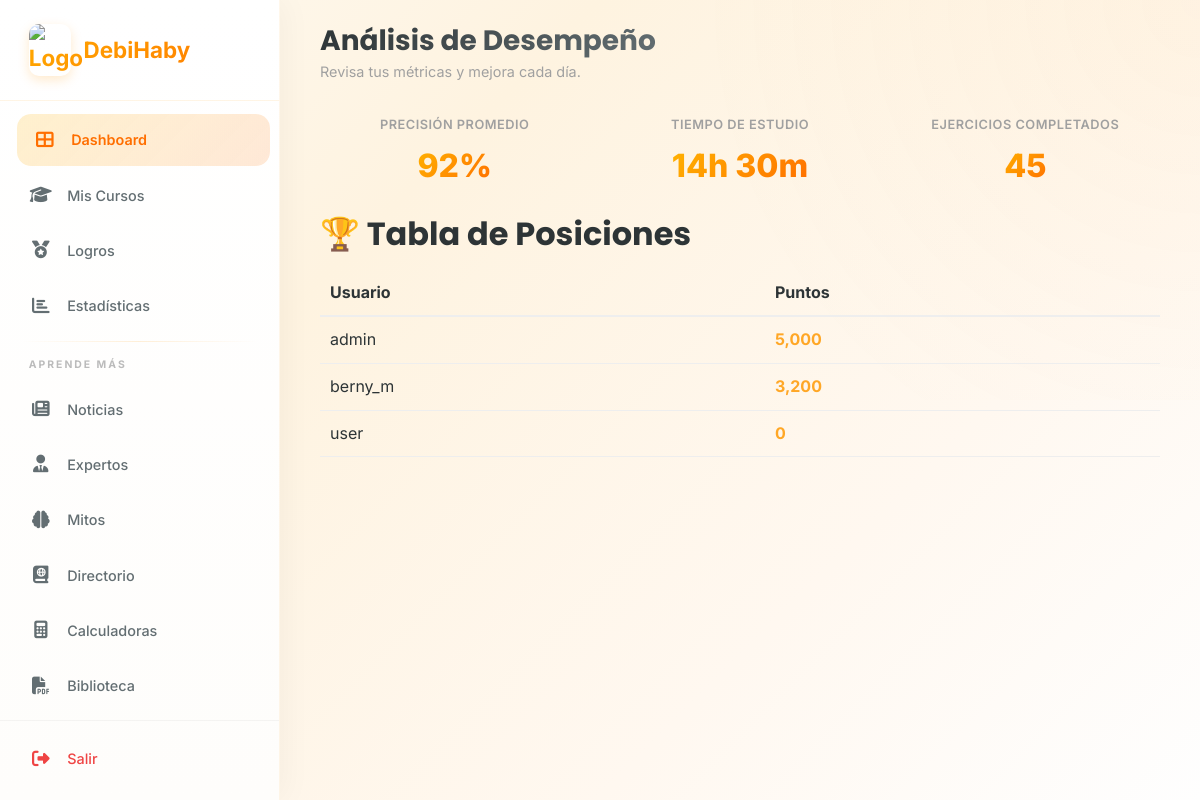
Page /stats.php (signed in) on the committed database.
### tables this page shows
CREATE TABLE IF NOT EXISTS user_stats (
    user_id INT PRIMARY KEY,
    points INT DEFAULT 0,
    level INT DEFAULT 1,
    experience INT DEFAULT 0,
    streak INT DEFAULT 0,
    last_activity DATE,
    FOREIGN KEY (user_id) REFERENCES users(id) ON DELETE CASCADE
);

CREATE TABLE IF NOT EXISTS users (
    id INT AUTO_INCREMENT PRIMARY KEY,
    username VARCHAR(50) NOT NULL UNIQUE,
    email VARCHAR(100) NOT NULL UNIQUE,
    password VARCHAR(255) NOT NULL,
    full_name VARCHAR(100),
    avatar VARCHAR(255) DEFAULT 'assets/debi_pet.png',
    age INT,
    academic_level VARCHAR(100),
    knowledge_level ENUM('principiante', 'intermedio_basico', 'intermedio', 'avanzado') DEFAULT 'principiante',
    role ENUM('student', 'admin') DEFAULT 'student',
    created_at TIMESTAMP DEFAULT CURRENT_TIMESTAMP
);

### stats.php (the view, shortened to what this page needs)
<?php
require_once 'controllers/DashboardController.php';
$stmt = $pdo->query("
    SELECT u.username, s.points, s.level
    FROM users u
    JOIN user_stats s ON u.id = s.user_id
    ORDER BY s.points DESC
    LIMIT 5
");
$topPlayers = $stmt->fetchAll();
?>
<!DOCTYPE html>
<html lang="es">
<head>
    <link rel="stylesheet" href="css/styles.css">
    <link rel="stylesheet" href="css/dashboard.css">
    <link rel="stylesheet" href="https://cdnjs.cloudflare.com/ajax/libs/font-awesome/6.5.1/css/all.min.css">
</head>
<body class="dashboard-body">
    <?php include 'includes/sidebar.php'; ?>
    <main class="main-content">
        <header class="dashboard-header">
            <div class="header-welcome">
                <h1>Análisis de Desempeño</h1>
                <p>Revisa tus métricas y mejora cada día.</p>
            </div>
        </header>
        <section class="dashboard-container">
            <div class="stats-overview">
                <div class="card stat-box">
                    <span class="stat-label">Precisión Promedio</span>
                    <span class="stat-big-value">92%</span>
                </div>
                <div class="card stat-box">
                    <span class="stat-label">Tiempo de Estudio</span>
                    <span class="stat-big-value">14h 30m</span>
                </div>
                <div class="card stat-box">
                    <span class="stat-label">Ejercicios Completados</span>
                    <span class="stat-big-value">45</span>
                </div>
            </div>
            <div class="dashboard-grid mt-2">
                <div class="card" style="grid-column: span 1;">
                    <h3>🏆 Tabla de Posiciones</h3>
                    <table style="width: 100%; border-collapse: collapse; margin-top: 1rem;">
                        <thead>
                            <tr style="text-align: left; border-bottom: 2px solid #eee;">
                                <th style="padding: 10px;">Usuario</th>
                                <th style="padding: 10px;">Puntos</th>
                            </tr>
                        </thead>
                        <tbody>
                            <?php foreach ($topPlayers as $player): ?>
                                <tr style="border-bottom: 1px solid #eee;">
                                    <td style="padding: 10px;"><?php echo htmlspecialchars($player['username']); ?></td>
                                    <td style="padding: 10px; font-weight: bold; color: var(--primary);"><?php echo number_format($player['points']); ?></td>
                                </tr>
                            <?php endforeach; ?>
                        </tbody>
                    </table>
                </div>
            </div>
        </section>
    </main>
</body>
</html>

### css/styles.css (style rules this page uses)
:root { --primary: #FFA726; --primary-dark: #F57C00; --danger: #EF4444; --danger-dark: #DC2626; --secondary: #FFB300; --accent-1: #FF9800; --accent-2: #FFCA28; --accent-3: #FFD54F; --dark: #2d3436; --dark-light: #636e72; --light: #FFF8F0; --white: #FFFDF9; --gradient-primary: linear-gradient(135deg, #FFB300 0%, #FF6F00 100%); --gradient-hero: linear-gradient(135deg, #FFCA28 0%, #FF9800 50%, #FF6F00 100%); --gradient-card: linear-gradient(135deg, rgba(255, 179, 0, 0.1) 0%, rgba(255, 152, 0, 0.1) 100%); --spacing-xs: 0.5rem; --spacing-sm: 1rem; --spacing-md: 1.5rem; --spacing-lg: 2.5rem; --spacing-xl: 4rem; --font-heading: "Poppins", sans-serif; --font-body: "Inter", sans-serif; --shadow-sm: 0 2px 8px rgba(0, 0, 0, 0.08); --shadow-md: 0 4px 20px rgba(0, 0, 0, 0.12); --shadow-lg: 0 8px 30px rgba(0, 0, 0, 0.15); --border-radius: 16px; --transition: all 0.3s cubic-bezier(0.4, 0, 0.2, 1); }
* { margin: 0; padding: 0; box-sizing: border-box; }
html { scroll-behavior: smooth; font-size: 16px; }
body { font-family: var(--font-body); color: var(--dark); background: var(--light); line-height: 1.6; overflow-x: hidden; }
h1, h2, h3, h4, h5, h6 { font-family: var(--font-heading); font-weight: 700; line-height: 1.2; margin-bottom: var(--spacing-sm); }
h1 { font-size: clamp(2.5rem, 5vw, 4rem); }
h3 { font-size: clamp(1.5rem, 3vw, 2rem); }
p { margin-bottom: var(--spacing-sm); }
.mt-2 { margin-top: var(--spacing-md); }

### css/dashboard.css (style rules this page uses)
:root { --transition: all 0.3s cubic-bezier(0.4, 0, 0.2, 1); --success: #10b981; --success-light: #d1fae5; --danger: #ef4444; --danger-light: #fee2e2; --info: #3b82f6; --info-light: #dbeafe; --warning: #f59e0b; --card-radius: 20px; --sidebar-width: 280px; }
.dashboard-body { display: flex; min-height: 100vh; margin: 0; background: linear-gradient(135deg, #fef9f0 0%, #fef3e0 30%, #fff8f0 70%, #fefefe 100%); background-attachment: fixed; }
.dashboard-body::before { content: ''; position: fixed; top: -50%; right: -50%; width: 100%; height: 100%; background: radial-gradient(circle, rgba(255, 167, 38, 0.05) 0%, transparent 70%); animation: bgFloat 20s ease-in-out infinite; pointer-events: none; z-index: 0; }
body { color: var(--dark, #2d3436); transition: background 0.4s ease, color 0.4s ease; }
.main-content { flex: 1; margin-left: var(--sidebar-width); padding: 1.5rem 2.5rem; transition: margin-left 0.35s ease; position: relative; z-index: 1; }
.dashboard-header { display: flex; justify-content: space-between; align-items: center; margin-bottom: 2rem; flex-wrap: wrap; gap: 1rem; }
.header-welcome h1 { font-size: 1.75rem; margin: 0 0 0.15rem 0; background: linear-gradient(135deg, #2d3436 0%, #636e72 100%); -webkit-background-clip: text; -webkit-text-fill-color: transparent; background-clip: text; }
.header-welcome p { color: #a0a0a0; margin: 0; font-size: 0.9rem; }
.dashboard-container { animation: pageIn 0.6s ease-out; }
.stats-overview { display: flex; gap: 1rem; margin-bottom: 1.5rem; }
.stat-box { flex: 1; text-align: center; }
.stat-label { display: block; color: #a0a0a0; font-size: 0.8rem; margin-bottom: 0.3rem; text-transform: uppercase; letter-spacing: 0.5px; font-weight: 600; }
.stat-big-value { font-size: 2rem; font-weight: 800; background: var(--gradient-primary, linear-gradient(135deg, #FFB300, #FF6F00)); -webkit-background-clip: text; -webkit-text-fill-color: transparent; background-clip: text; margin-bottom: 0; }
.mt-2 { margin-top: 1.5rem; }

### rows in the picture
user_stats: user_id.username "admin", points "5,000"
user_stats: user_id.username "berny_m", points "3,200"
user_stats: user_id.username "user", points "0"
